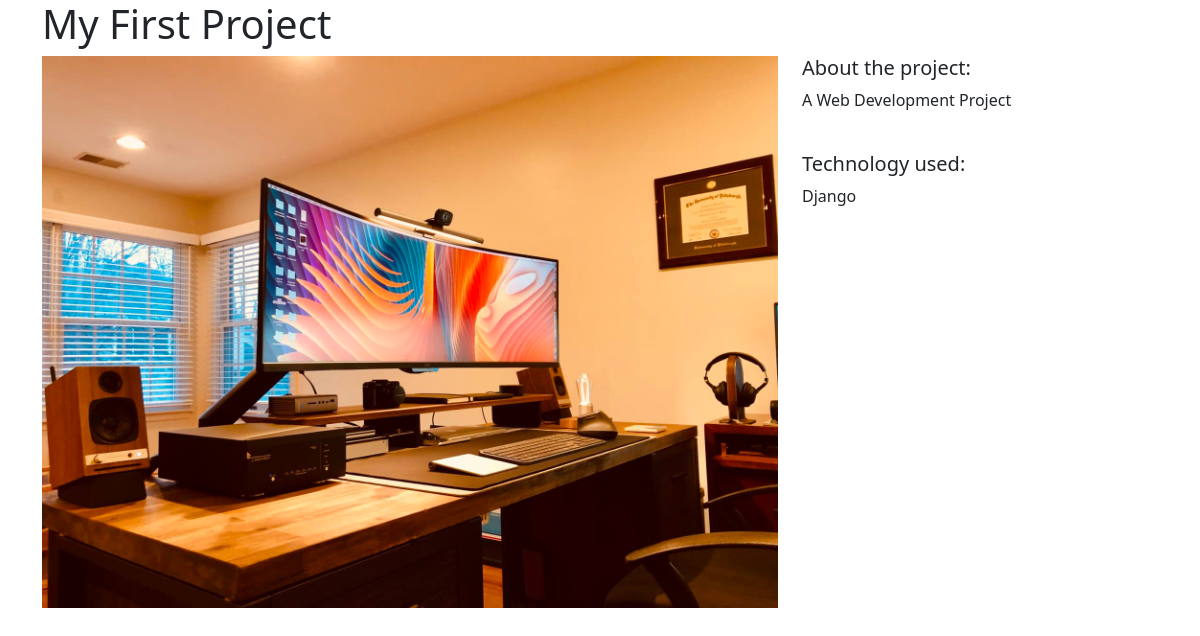
/projects/1/, run on the app's committed database.
### projects/models.py (models this page shows)
class Project(models.Model):
    title = models.CharField(max_length=100)
    description = models.TextField()
    technology = models.CharField(max_length=20)
    image = models.FileField(upload_to="project_images/", blank=True)

### projects/views.py (the view)
# urls.py: path("<int:pk>/", views.project_detail, name="project_detail"),
def project_detail(request, pk):
    project = Project.objects.get(pk=pk)
    context = {
        "project": project
    }
    return render(request, "projects/project_detail.html", context)

### projects/templates/projects/project_detail.html
{% extends "base.html" %}
{% block page_content %}
<h1>{{ project.title }}</h1>
<div class="row">
    <div class="col-md-8">
        {% if project.image %}
            <img src="{{ project.image.url }}" width="100%">
        {% endif %}
    </div>
    <div class="col-md-4">
        <h5>About the project:</h5>
        <p>{{ project.description }}</p>
        <br>
        <h5>Technology used:</h5>
        <p>{{ project.technology }}</p>
    </div>
</div>
{% endblock page_content %}

### data on the page
Project: image (picture), description "A Web Development Project", technology "Django"
